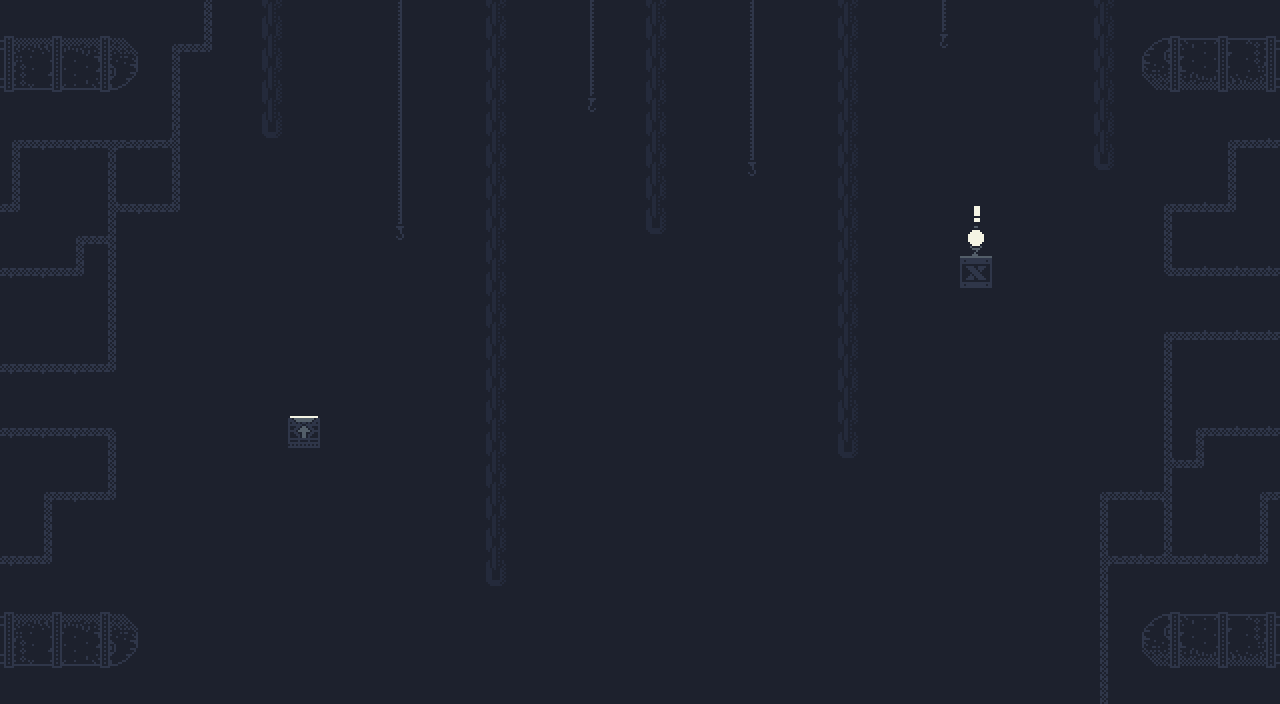

Tiled map render using the project's own tile images. Description and the whole map definition, tile-layer contents included, below:
An orthogonal 40x22 tile map with 32x32 px tiles, 3 tile layers (Background, Ground, Foreground) and 3 objects (Spawn, Win).

<map version="1.10" tiledversion="1.12.2" orientation="orthogonal" renderorder="right-down" width="40" height="22" tilewidth="32" tileheight="32" infinite="0" backgroundcolor="#1d212d" nextlayerid="5" nextobjectid="9">
 <editorsettings>
  <export target="level5.json" format="json" />
 </editorsettings>
 <tileset firstgid="1" name="0x72-industrial-tileset-32px-extruded" tilewidth="32" tileheight="32" spacing="2" margin="1" tilecount="1024" columns="32">
  <image source="0x72-industrial-tileset-32px-extruded.png" width="1088" height="1088" />
  <tile id="5">
   <properties>
    <property name="collides" type="bool" value="true" />
   </properties>
  </tile>
  <tile id="12">
   <properties>
    <property name="collides" type="bool" value="true" />
   </properties>
  </tile>
  <tile id="13">
   <properties>
    <property name="collides" type="bool" value="true" />
   </properties>
  </tile>
  <tile id="14">
   <properties>
    <property name="collides" type="bool" value="true" />
   </properties>
  </tile>
  <tile id="15">
   <properties>
    <property name="collides" type="bool" value="true" />
   </properties>
  </tile>
  <tile id="19">
   <properties>
    <property name="collides" type="bool" value="true" />
   </properties>
  </tile>
  <tile id="20">
   <properties>
    <property name="collides" type="bool" value="true" />
   </properties>
  </tile>
  <tile id="21">
   <properties>
    <property name="collides" type="bool" value="true" />
   </properties>
  </tile>
  <tile id="32">
   <properties>
    <property name="collides" type="bool" value="true" />
   </properties>
  </tile>
  <tile id="33">
   <properties>
    <property name="collides" type="bool" value="true" />
   </properties>
  </tile>
  <tile id="34">
   <properties>
    <property name="collides" type="bool" value="true" />
   </properties>
  </tile>
  <tile id="35">
   <properties>
    <property name="collides" type="bool" value="true" />
   </properties>
  </tile>
  <tile id="36">
   <properties>
    <property name="collides" type="bool" value="true" />
   </properties>
  </tile>
  <tile id="37">
   <properties>
    <property name="collides" type="bool" value="true" />
   </properties>
  </tile>
  <tile id="38">
   <properties>
    <property name="collides" type="bool" value="true" />
   </properties>
  </tile>
  <tile id="39">
   <properties>
    <property name="collides" type="bool" value="true" />
   </properties>
  </tile>
  <tile id="40">
   <properties>
    <property name="collides" type="bool" value="true" />
   </properties>
  </tile>
  <tile id="41">
   <properties>
    <property name="collides" type="bool" value="true" />
   </properties>
  </tile>
  <tile id="42">
   <properties>
    <property name="collides" type="bool" value="true" />
   </properties>
  </tile>
  <tile id="43">
   <properties>
    <property name="collides" type="bool" value="true" />
   </properties>
  </tile>
  <tile id="52">
   <properties>
    <property name="collides" type="bool" value="true" />
   </properties>
  </tile>
  <tile id="53">
   <properties>
    <property name="collides" type="bool" value="true" />
    <property name="isPermanent" type="bool" value="true" />
   </properties>
  </tile>
  <tile id="76">
   <properties>
    <property name="collides" type="bool" value="true" />
    <property name="isSpike" type="bool" value="true" />
   </properties>
   <objectgroup draworder="index">
    <object id="5" x="2" y="26" width="30" height="6" />
   </objectgroup>
  </tile>
  <tile id="77">
   <properties>
    <property name="collides" type="bool" value="true" />
    <property name="isSpike" type="bool" value="true" />
   </properties>
  </tile>
  <tile id="78">
   <properties>
    <property name="collides" type="bool" value="true" />
    <property name="isSpike" type="bool" value="true" />
   </properties>
  </tile>
  <tile id="79">
   <properties>
    <property name="collides" type="bool" value="true" />
    <property name="isSpike" type="bool" value="true" />
   </properties>
  </tile>
  <tile id="84">
   <properties>
    <property name="collides" type="bool" value="true" />
   </properties>
  </tile>
  <tile id="85">
   <properties>
    <property name="collides" type="bool" value="true" />
   </properties>
  </tile>
  <tile id="86">
   <properties>
    <property name="collides" type="bool" value="true" />
   </properties>
  </tile>
  <tile id="87">
   <properties>
    <property name="collides" type="bool" value="true" />
   </properties>
  </tile>
  <tile id="88">
   <properties>
    <property name="collides" type="bool" value="true" />
   </properties>
  </tile>
  <tile id="89">
   <properties>
    <property name="collides" type="bool" value="true" />
   </properties>
  </tile>
  <tile id="108">
   <properties>
    <property name="collides" type="bool" value="true" />
    <property name="isSpike" type="bool" value="true" />
   </properties>
  </tile>
  <tile id="109">
   <properties>
    <property name="collides" type="bool" value="true" />
    <property name="isSpike" type="bool" value="true" />
   </properties>
  </tile>
  <tile id="110">
   <properties>
    <property name="collides" type="bool" value="true" />
    <property name="isSpike" type="bool" value="true" />
   </properties>
  </tile>
  <tile id="111">
   <properties>
    <property name="collides" type="bool" value="true" />
    <property name="isSpike" type="bool" value="true" />
   </properties>
  </tile>
  <tile id="116">
   <properties>
    <property name="collides" type="bool" value="true" />
   </properties>
  </tile>
  <tile id="117">
   <properties>
    <property name="collides" type="bool" value="true" />
   </properties>
  </tile>
  <tile id="118">
   <properties>
    <property name="collides" type="bool" value="true" />
   </properties>
  </tile>
  <tile id="119">
   <properties>
    <property name="collides" type="bool" value="true" />
   </properties>
  </tile>
  <tile id="120">
   <properties>
    <property name="collides" type="bool" value="true" />
   </properties>
  </tile>
  <tile id="121">
   <properties>
    <property name="collides" type="bool" value="true" />
   </properties>
  </tile>
  <tile id="152">
   <properties>
    <property name="collides" type="bool" value="true" />
   </properties>
  </tile>
  <tile id="153">
   <properties>
    <property name="collides" type="bool" value="true" />
   </properties>
  </tile>
  <tile id="196">
   <properties>
    <property name="collides" type="bool" value="true" />
   </properties>
  </tile>
  <tile id="197">
   <properties>
    <property name="collides" type="bool" value="true" />
   </properties>
  </tile>
  <tile id="198">
   <properties>
    <property name="collides" type="bool" value="true" />
   </properties>
  </tile>
  <tile id="199">
   <properties>
    <property name="collides" type="bool" value="true" />
   </properties>
  </tile>
  <tile id="200">
   <properties>
    <property name="collides" type="bool" value="true" />
   </properties>
  </tile>
  <tile id="201">
   <properties>
    <property name="collides" type="bool" value="true" />
   </properties>
  </tile>
  <tile id="228">
   <properties>
    <property name="collides" type="bool" value="true" />
   </properties>
  </tile>
  <tile id="229">
   <properties>
    <property name="collides" type="bool" value="true" />
   </properties>
  </tile>
  <tile id="230">
   <properties>
    <property name="collides" type="bool" value="true" />
   </properties>
  </tile>
  <tile id="231">
   <properties>
    <property name="collides" type="bool" value="true" />
   </properties>
  </tile>
  <tile id="232">
   <properties>
    <property name="collides" type="bool" value="true" />
   </properties>
  </tile>
  <tile id="233">
   <properties>
    <property name="collides" type="bool" value="true" />
   </properties>
  </tile>
  <tile id="256">
   <properties>
    <property name="collides" type="bool" value="true" />
   </properties>
  </tile>
  <tile id="257">
   <properties>
    <property name="collides" type="bool" value="true" />
   </properties>
  </tile>
  <tile id="258">
   <properties>
    <property name="collides" type="bool" value="true" />
   </properties>
  </tile>
  <tile id="259">
   <properties>
    <property name="collides" type="bool" value="true" />
   </properties>
  </tile>
  <tile id="288">
   <properties>
    <property name="collides" type="bool" value="true" />
   </properties>
  </tile>
  <tile id="289">
   <properties>
    <property name="collides" type="bool" value="true" />
   </properties>
  </tile>
  <tile id="290">
   <properties>
    <property name="collides" type="bool" value="true" />
   </properties>
  </tile>
  <tile id="291">
   <properties>
    <property name="collides" type="bool" value="true" />
   </properties>
  </tile>
  <tile id="320">
   <properties>
    <property name="collides" type="bool" value="true" />
   </properties>
  </tile>
  <tile id="321">
   <properties>
    <property name="collides" type="bool" value="true" />
   </properties>
  </tile>
  <tile id="322">
   <properties>
    <property name="collides" type="bool" value="true" />
   </properties>
  </tile>
  <tile id="323">
   <properties>
    <property name="collides" type="bool" value="true" />
   </properties>
  </tile>
 </tileset>
 <layer id="1" name="Background" width="40" height="22">
  <data encoding="csv">
0,0,0,0,0,0,105,0,23,0,0,0,3221225569,0,0,23,0,0,97,0,23,0,0,3221225569,0,0,23,0,0,97,0,0,0,0,23,0,0,0,0,0,
3758096663,3758096631,3758096599,3758096567,3758096535,73,139,0,23,0,0,0,3221225569,0,0,23,0,0,97,0,23,0,0,3221225569,0,0,23,0,0,129,0,0,0,0,23,536871062,536871094,536871126,536871158,536871190,
3758096662,3758096630,3758096598,3758096566,3758096534,105,0,0,23,0,0,0,3221225569,0,0,23,0,0,97,0,23,0,0,3221225569,0,0,23,0,0,0,0,0,0,0,23,536871063,536871095,536871127,536871159,536871191,
0,0,0,0,0,105,0,0,23,0,0,0,3221225569,0,0,23,0,0,129,0,23,0,0,3221225569,0,0,23,0,0,0,0,0,0,0,23,0,0,0,0,0,
73,74,74,2684354666,74,2147483754,0,0,55,0,0,0,3221225569,0,0,23,0,0,0,0,23,0,0,3221225569,0,0,23,0,0,0,0,0,0,0,23,0,0,0,3221225611,3221225546,
105,0,0,105,0,105,0,0,0,0,0,0,3221225569,0,0,23,0,0,0,0,23,0,0,161,0,0,23,0,0,0,0,0,0,0,55,0,0,0,3221225577,0,
139,0,0,106,74,139,0,0,0,0,0,0,3221225569,0,0,23,0,0,0,0,23,0,0,0,0,0,23,0,0,0,0,0,0,0,0,0,3221225611,3221225546,3221225545,0,
0,0,73,108,0,0,0,0,0,0,0,0,161,0,0,23,0,0,0,0,55,0,0,0,0,0,23,0,0,0,0,0,0,0,0,0,3221225577,0,0,0,
74,74,139,105,0,0,0,0,0,0,0,0,0,0,0,23,0,0,0,0,0,0,0,0,0,0,23,0,0,0,0,0,0,0,0,0,3221225548,3221225546,3221225546,3221225546,
0,0,0,105,0,0,0,0,0,0,0,0,0,0,0,23,0,0,0,0,0,0,0,0,0,0,23,0,0,0,0,0,0,0,0,0,0,0,0,0,
0,0,0,105,0,0,0,0,0,0,0,0,0,0,0,23,0,0,0,0,0,0,0,0,0,0,23,0,0,0,0,0,0,0,0,0,3221225611,3221225546,3221225546,3221225546,
74,74,74,139,0,0,0,0,0,0,0,0,0,0,0,23,0,0,0,0,0,0,0,0,0,0,23,0,0,0,0,0,0,0,0,0,3221225577,0,0,0,
0,0,0,0,0,0,0,0,0,0,0,0,0,0,0,23,0,0,0,0,0,0,0,0,0,0,23,0,0,0,0,0,0,0,0,0,105,0,0,0,
74,74,74,76,0,0,0,0,0,0,0,0,0,0,0,23,0,0,0,0,0,0,0,0,0,0,23,0,0,0,0,0,0,0,0,0,105,3221225611,3221225546,3221225546,
0,0,0,105,0,0,0,0,0,0,0,0,0,0,0,23,0,0,0,0,0,0,0,0,0,0,55,0,0,0,0,0,0,0,0,0,106,3221225545,0,0,
0,73,74,139,0,0,0,0,0,0,0,0,0,0,0,23,0,0,0,0,0,0,0,0,0,0,0,0,0,0,0,0,0,0,73,3221225546,3221225578,0,0,3221225611,
0,105,0,0,0,0,0,0,0,0,0,0,0,0,0,23,0,0,0,0,0,0,0,0,0,0,0,0,0,0,0,0,0,0,3221225577,0,3221225577,0,0,3221225577,
74,139,0,0,0,0,0,0,0,0,0,0,0,0,0,23,0,0,0,0,0,0,0,0,0,0,0,0,0,0,0,0,0,0,1073741930,3221225546,1610612842,3221225546,3221225546,3221225545,
0,0,0,0,0,0,0,0,0,0,0,0,0,0,0,55,0,0,0,0,0,0,0,0,0,0,0,0,0,0,0,0,0,0,3221225577,0,0,0,0,0,
3758096663,3758096631,3758096599,3758096567,3758096535,0,0,0,0,0,0,0,0,0,0,0,0,0,0,0,0,0,0,0,0,0,0,0,0,0,0,0,0,0,3221225577,536871062,536871094,536871126,536871158,536871190,
3758096662,3758096630,3758096598,3758096566,3758096534,0,0,0,0,0,0,0,0,0,0,0,0,0,0,0,0,0,0,0,0,0,0,0,0,0,0,0,0,0,105,536871063,536871095,536871127,536871159,536871191,
0,0,0,0,0,0,0,0,0,0,0,0,0,0,0,0,0,0,0,0,0,0,0,0,0,0,0,0,0,0,0,0,0,0,105,0,0,0,0,0
</data>
 </layer>
 <layer id="2" name="Ground" width="40" height="22">
  <data encoding="csv">
0,0,0,0,0,0,0,0,0,0,0,0,0,0,0,0,0,0,0,0,0,0,0,0,0,0,0,0,0,0,0,0,0,0,0,0,0,0,0,0,
0,0,0,0,0,0,0,0,0,0,0,0,0,0,0,0,0,0,0,0,0,0,0,0,0,0,0,0,0,0,0,0,0,0,0,0,0,0,0,0,
0,0,0,0,0,0,0,0,0,0,0,0,0,0,0,0,0,0,0,0,0,0,0,0,0,0,0,0,0,0,0,0,0,0,0,0,0,0,0,0,
0,0,0,0,0,0,0,0,0,0,0,0,0,0,0,0,0,0,0,0,0,0,0,0,0,0,0,0,0,0,0,0,0,0,0,0,0,0,0,0,
0,0,0,0,0,0,0,0,0,0,0,0,0,0,0,0,0,0,0,0,0,0,0,0,0,0,0,0,0,0,0,0,0,0,0,0,0,0,0,0,
0,0,0,0,0,0,0,0,0,0,0,0,0,0,0,0,0,0,0,0,0,0,0,0,0,0,0,0,0,0,0,0,0,0,0,0,0,0,0,0,
0,0,0,0,0,0,0,0,0,0,0,0,0,0,0,0,0,0,0,0,0,0,0,0,0,0,0,0,0,0,0,0,0,0,0,0,0,0,0,0,
0,0,0,0,0,0,0,0,0,0,0,0,0,0,0,0,0,0,0,0,0,0,0,0,0,0,0,0,0,0,0,0,0,0,0,0,0,0,0,0,
0,0,0,0,0,0,0,0,0,0,0,0,0,0,0,0,0,0,0,0,0,0,0,0,0,0,0,0,0,0,6,0,0,0,0,0,0,0,0,0,
0,0,0,0,0,0,0,0,0,0,0,0,0,0,0,0,0,0,0,0,0,0,0,0,0,0,0,0,0,0,0,0,0,0,0,0,0,0,0,0,
0,0,0,0,0,0,0,0,0,0,0,0,0,0,0,0,0,0,0,0,0,0,0,0,0,0,0,0,0,0,0,0,0,0,0,0,0,0,0,0,
0,0,0,0,0,0,0,0,0,0,0,0,0,0,0,0,0,0,0,0,0,0,0,0,0,0,0,0,0,0,0,0,0,0,0,0,0,0,0,0,
0,0,0,0,0,0,0,0,0,0,0,0,0,0,0,0,0,0,0,0,0,0,0,0,0,0,0,0,0,0,0,0,0,0,0,0,0,0,0,0,
0,0,0,0,0,0,0,0,0,162,0,0,0,0,0,0,0,0,0,0,0,0,0,0,0,0,0,0,0,0,0,0,0,0,0,0,0,0,0,0,
0,0,0,0,0,0,0,0,0,0,0,0,0,0,0,0,0,0,0,0,0,0,0,0,0,0,0,0,0,0,0,0,0,0,0,0,0,0,0,0,
0,0,0,0,0,0,0,0,0,0,0,0,0,0,0,0,0,0,0,0,0,0,0,0,0,0,0,0,0,0,0,0,0,0,0,0,0,0,0,0,
0,0,0,0,0,0,0,0,0,0,0,0,0,0,0,0,0,0,0,0,0,0,0,0,0,0,0,0,0,0,0,0,0,0,0,0,0,0,0,0,
0,0,0,0,0,0,0,0,0,0,0,0,0,0,0,0,0,0,0,0,0,0,0,0,0,0,0,0,0,0,0,0,0,0,0,0,0,0,0,0,
0,0,0,0,0,0,0,0,0,0,0,0,0,0,0,0,0,0,0,0,0,0,0,0,0,0,0,0,0,0,0,0,0,0,0,0,0,0,0,0,
0,0,0,0,0,0,0,0,0,0,0,0,0,0,0,0,0,0,0,0,0,0,0,0,0,0,0,0,0,0,0,0,0,0,0,0,0,0,0,0,
0,0,0,0,0,0,0,0,0,0,0,0,0,0,0,0,0,0,0,0,0,0,0,0,0,0,0,0,0,0,0,0,0,0,0,0,0,0,0,0,
0,0,0,0,0,0,0,0,0,0,0,0,0,0,0,0,0,0,0,0,0,0,0,0,0,0,0,0,0,0,0,0,0,0,0,0,0,0,0,0
</data>
 </layer>
 <layer id="3" name="Foreground" width="40" height="22">
  <data encoding="csv">
0,0,0,0,0,0,0,0,0,0,0,0,0,0,0,0,0,0,0,0,0,0,0,0,0,0,0,0,0,0,0,0,0,0,0,0,0,0,0,0,
0,0,0,0,0,0,0,0,0,0,0,0,0,0,0,0,0,0,0,0,0,0,0,0,0,0,0,0,0,0,0,0,0,0,0,0,0,0,0,0,
0,0,0,0,0,0,0,0,0,0,0,0,0,0,0,0,0,0,0,0,0,0,0,0,0,0,0,0,0,0,0,0,0,0,0,0,0,0,0,0,
0,0,0,0,0,0,0,0,0,0,0,0,0,0,0,0,0,0,0,0,0,0,0,0,0,0,0,0,0,0,0,0,0,0,0,0,0,0,0,0,
0,0,0,0,0,0,0,0,0,0,0,0,0,0,0,0,0,0,0,0,0,0,0,0,0,0,0,0,0,0,0,0,0,0,0,0,0,0,0,0,
0,0,0,0,0,0,0,0,0,0,0,0,0,0,0,0,0,0,0,0,0,0,0,0,0,0,0,0,0,0,0,0,0,0,0,0,0,0,0,0,
0,0,0,0,0,0,0,0,0,0,0,0,0,0,0,0,0,0,0,0,0,0,0,0,0,0,0,0,0,0,646,0,0,0,0,0,0,0,0,0,
0,0,0,0,0,0,0,0,0,0,0,0,0,0,0,0,0,0,0,0,0,0,0,0,0,0,0,0,0,0,317,0,0,0,0,0,0,0,0,0,
0,0,0,0,0,0,0,0,0,0,0,0,0,0,0,0,0,0,0,0,0,0,0,0,0,0,0,0,0,0,0,0,0,0,0,0,0,0,0,0,
0,0,0,0,0,0,0,0,0,0,0,0,0,0,0,0,0,0,0,0,0,0,0,0,0,0,0,0,0,0,0,0,0,0,0,0,0,0,0,0,
0,0,0,0,0,0,0,0,0,0,0,0,0,0,0,0,0,0,0,0,0,0,0,0,0,0,0,0,0,0,0,0,0,0,0,0,0,0,0,0,
0,0,0,0,0,0,0,0,0,0,0,0,0,0,0,0,0,0,0,0,0,0,0,0,0,0,0,0,0,0,0,0,0,0,0,0,0,0,0,0,
0,0,0,0,0,0,0,0,0,0,0,0,0,0,0,0,0,0,0,0,0,0,0,0,0,0,0,0,0,0,0,0,0,0,0,0,0,0,0,0,
0,0,0,0,0,0,0,0,0,0,0,0,0,0,0,0,0,0,0,0,0,0,0,0,0,0,0,0,0,0,0,0,0,0,0,0,0,0,0,0,
0,0,0,0,0,0,0,0,0,0,0,0,0,0,0,0,0,0,0,0,0,0,0,0,0,0,0,0,0,0,0,0,0,0,0,0,0,0,0,0,
0,0,0,0,0,0,0,0,0,0,0,0,0,0,0,0,0,0,0,0,0,0,0,0,0,0,0,0,0,0,0,0,0,0,0,0,0,0,0,0,
0,0,0,0,0,0,0,0,0,0,0,0,0,0,0,0,0,0,0,0,0,0,0,0,0,0,0,0,0,0,0,0,0,0,0,0,0,0,0,0,
0,0,0,0,0,0,0,0,0,0,0,0,0,0,0,0,0,0,0,0,0,0,0,0,0,0,0,0,0,0,0,0,0,0,0,0,0,0,0,0,
0,0,0,0,0,0,0,0,0,0,0,0,0,0,0,0,0,0,0,0,0,0,0,0,0,0,0,0,0,0,0,0,0,0,0,0,0,0,0,0,
0,0,0,0,0,0,0,0,0,0,0,0,0,0,0,0,0,0,0,0,0,0,0,0,0,0,0,0,0,0,0,0,0,0,0,0,0,0,0,0,
0,0,0,0,0,0,0,0,0,0,0,0,0,0,0,0,0,0,0,0,0,0,0,0,0,0,0,0,0,0,0,0,0,0,0,0,0,0,0,0,
0,0,0,0,0,0,0,0,0,0,0,0,0,0,0,0,0,0,0,0,0,0,0,0,0,0,0,0,0,0,0,0,0,0,0,0,0,0,0,0
</data>
 </layer>
 <objectgroup id="4" name="Objects">
  <object id="1" name="Spawn" x="304" y="364">
   <point />
  </object>
  <object id="8" name="Win" x="976" y="244">
   <point />
  </object>
 </objectgroup>
</map>
